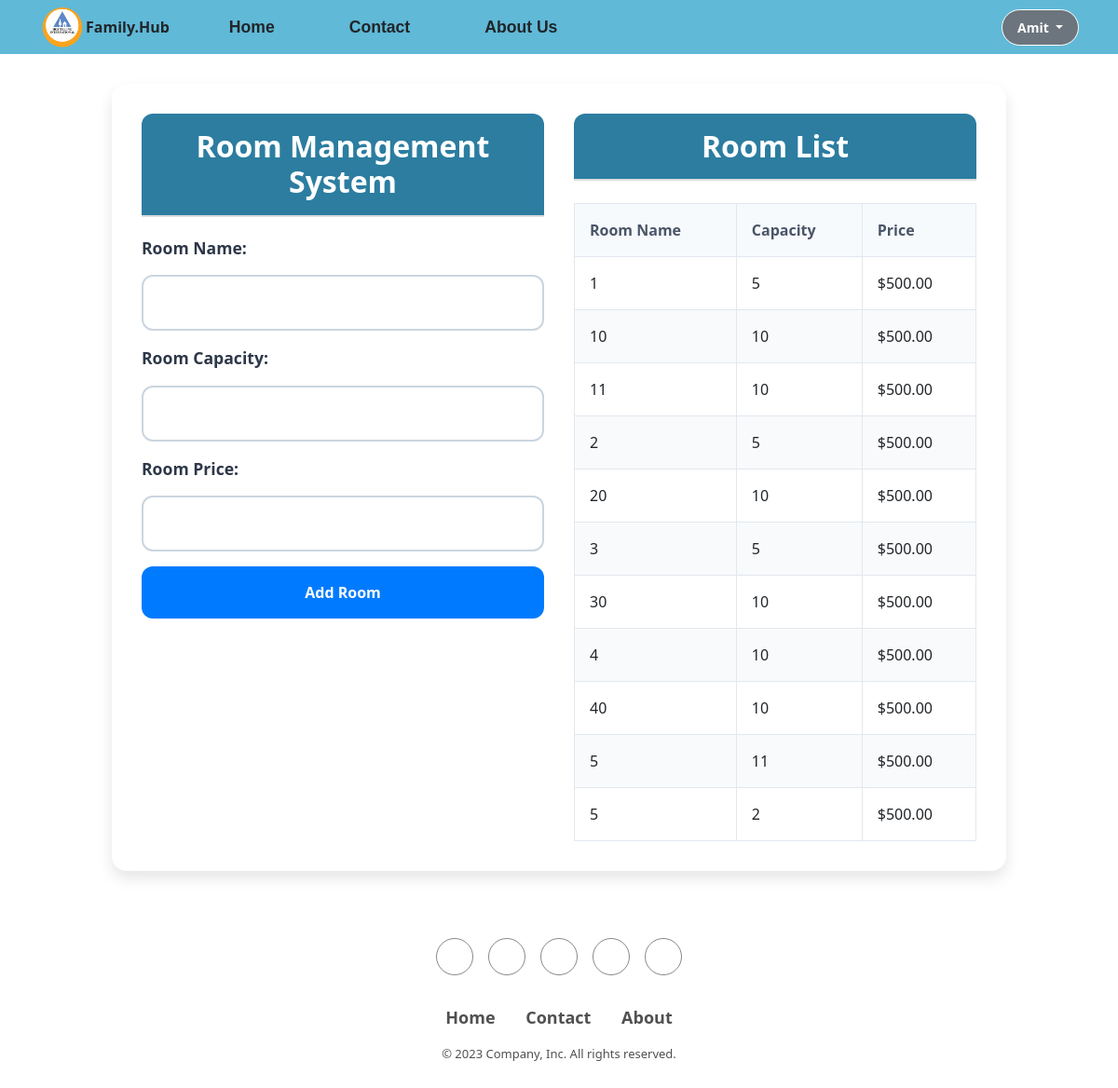
Screenshot of /room-management/ (signed in) with the database file from the repository.
### home/models.py (models this page shows, shortened)
class Room(models.Model):
    room_number = models.CharField(max_length=50)
    capacity = models.IntegerField()
    price = models.DecimalField(max_digits=10, decimal_places=2, default=500)

### home/views.py (the view)
# urls.py: path("room-management/", views.room_management, name="room_management"),
@login_required
def room_management(request):
    if request.method == "POST":
        room_number = request.POST.get("room_name")
        room_capacity = request.POST.get("room_capacity")
        room_price = request.POST.get("room_price")
        Room.objects.create(
            name=room_number, capacity=room_capacity, room_price=room_price
        )
        return redirect("room_management")
    else:
        Rooms = Room.objects.all().order_by("room_number")
        return render(request, "room_management.html", {"Rooms": Rooms})

### templates/room_management.html (shortened to what this page needs)
{% extends 'layout/base.html' %}
{% load static %}
{% block content %}
<div id="container">
  <div class="form-container">
    <h1>Room Management System</h1>
    <form id="roomForm" method="POST">
      <label for="roomName">Room Name:</label>
      <input type="text" id="roomName" name="roomName" required>
      <label for="roomCapacity">Room Capacity:</label>
      <input type="number" id="roomCapacity" name="roomCapacity" required>
      <label for="roomPrice">Room Price:</label>
      <input type="number" id="roomPrice" name="roomPrice" required>
      <input type="submit" value="Add Room">
    </form>
  </div>
  <div class="list-container">
    <h2>Room List</h2>
    <table>
      <thead>
        <tr>
          <th>Room Name</th>
          <th>Capacity</th>
          <th>Price</th>
        </tr>
      </thead>
      <tbody>
        {% for room in Rooms %}
        <tr>
          <td>{{ room.room_number }}</td>
          <td>{{ room.capacity }}</td>
          <td>${{ room.price }}</td>
        </tr>
        {% endfor %}
      </tbody>
    </table>
  </div>
</div>
{% endblock content %}

### templates/components/navbar.html (shortened to what this page needs)
{% load static %}
<header class="p-1" id="navbar">
    <div class="container">
        <div class="d-flex flex-wrap align-items-center justify-content-center justify-content-lg-start">
            <img class="logo" src="{% static '/images/logo2.png' %}" style="width: 50px; height: 50px;" alt="">
            <a class="navbar-brand" href="#">
                <b>Family.Hub</b>
            </a>
            <ul class="nav col-12 col-lg-auto me-lg-auto mb-2 justify-content-center mb-md-0">
                <li><a href="{% url 'home' %}" class="nav-link active px-3 text-dark">Home</a></li>
                <li><a href="{% url 'contact' %}" class="nav-link px-3 text-dark">Contact</a></li>
                <li><a href="{% url 'about' %}" class="nav-link px-3 text-dark">About Us</a></li>
            </ul>
            <div class="text-end">
                {% if user.is_authenticated %}
                <div class="dropdown open">
                    <a class="btn btn-secondary dropdown-toggle" type="button" id="triggerId" data-bs-toggle="dropdown"
                        aria-haspopup="true" aria-expanded="false">
                        {{user.username|title}}
                    </a>
                </div>
                {% else %}
                <a href="{% url 'login' %}" class="btn  me-2">Login</a>
                <a href="{% url 'register' %}" class="btn btn-warning">Register</a>
                {% endif %}
            </div>
        </div>
    </div>
</header>

### templates/room_management.html (style rules this page uses)
#container { background-color: #ffffff; max-width: 80%; margin: 2rem auto; padding: 2rem; border-radius: 16px; box-shadow: 0 8px 16px rgba(0, 0, 0, 0.1); display: flex; gap: 2rem; }
h1 { text-align: center; font-size: 2rem; color: #fff; font-weight: bold; background-color: #2c7da0; margin-bottom: 20px; padding: 1rem 0; border-bottom: 2px solid #ddd; border-radius: 12px 12px 0 0; }
.form-container, .list-container { flex: 1; }
form { display: flex; flex-direction: column; gap: 1rem; margin-bottom: 2rem; }
label { font-size: 1.1rem; color: #2d3748; font-weight: bold; }
input[type="text"], input[type="number"], input[type="submit"] { padding: 1rem; border: 2px solid #cbd5e0; border-radius: 12px; font-size: 1rem; box-sizing: border-box; outline: none; transition: border 0.3s ease; }
input[type="submit"] { background: #007bff; color: white; border: none; font-weight: bold; cursor: pointer; transition: background 0.3s ease; }
h2 { text-align: center; font-size: 2rem; color: #fff; font-weight: bold; background-color: #2c7da0; margin-bottom: 20px; padding: 1rem 0; border-bottom: 2px solid #ddd; border-radius: 12px 12px 0 0; }
table { width: 100%; margin-top: 1.5rem; border-collapse: collapse; margin-left: auto; }
th, td { padding: 1rem; text-align: left; border: 1px solid #e2e8f0; }
th { background-color: #f7fafc; font-weight: bold; color: #4a5568; }
tr:nth-child(even) { background-color: #f9fafb; }

### templates/components/navbar.html (style rules this page uses)
#navbar { background-color: rgba(27, 155, 198, 0.693); }
.nav-link { font-size: 1.1rem; margin-left: 3rem; font-family: sans-serif; font-weight: bold; }
.text-end .btn { border: 1px solid #ffffff; color: #ffffff; font-size: 14px; font-weight: bold; padding: 0.5rem 1rem; border-radius: 50px; text-transform: capitalize; }

### rows the page displays
Room: room_number "1", capacity "5", price "500.00"
Room: room_number "10", capacity "10", price "500.00"
Room: room_number "11", capacity "10", price "500.00"
Room: room_number "2", capacity "5", price "500.00"
Room: room_number "20", capacity "10", price "500.00"
Room: room_number "3", capacity "5", price "500.00"
Room: room_number "30", capacity "10", price "500.00"
Room: room_number "4", capacity "10", price "500.00"
Room: room_number "40", capacity "10", price "500.00"
Room: room_number "5", capacity "11", price "500.00"
Room: room_number "5", capacity "2", price "500.00"

### other values shown
{{ user.username|title }} "Amit"
